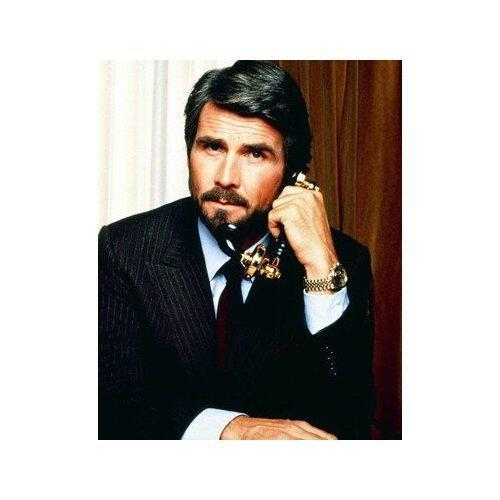
#> input picture Lab4/TRAINING/image_A0166.jpg, 500 x 500 px
$ python find_duplicates.py -d ../TRAINING
#> lines starting #> are read from the running program, lines starting #| are printed output that depends on the picture
import os
import numpy as np
import argparse
import cv2
import os

# NOTE: This code is not original, it was taken from https://pyimagesearch.com/2020/04/20/detect-and-remove-duplicate-images-from-a-dataset-for-deep-learning/
# The original code was written by Adrian Rosebrock

def dhash(image, hashSize=8):
	# convert the image to grayscale and resize the grayscale image,
	# adding a single column (width) so we can compute the horizontal
	# gradient
	gray = cv2.cvtColor(image, cv2.COLOR_BGR2GRAY)
	resized = cv2.resize(gray, (hashSize + 1, hashSize))
	# compute the (relative) horizontal gradient between adjacent
	# column pixels
	diff = resized[:, 1:] > resized[:, :-1]
	# convert the difference image to a hash and return it
	return sum([2 ** i for (i, v) in enumerate(diff.flatten()) if v])


def parse_args() -> argparse.Namespace:
    parser = argparse.ArgumentParser(description="Find duplicates in a dataset")

    esclusive_group = parser.add_mutually_exclusive_group(required=True)
    esclusive_group.add_argument("--dataset", '-d', type=str, help="Path to the dataset")
    esclusive_group.add_argument("--compare-datasets", '-c', nargs=2, metavar=('dataset1', 'dataset2'), help="Path to the two datasets. It will find duplicates between datasets, but not within them")

    parser.add_argument("--remove", '-r', required=False, help="Whether or not duplicates should be removed (i.e., dry run)", action='store_true', default=False)

    return parser.parse_args()


def compute_hashes(dataset: str, hashSize=8) -> dict[int, list[str]]:
    # Get image paths
#> called with dataset = '../TRAINING', hashSize = 8
    image_filenames = [f for f in os.listdir(dataset) if f.endswith(".jpg")]
    image_paths = [os.path.join(dataset, f) for f in image_filenames]

    # grab the paths to all images in our input dataset directory and
    # then initialize our hashes dictionary
    print("[INFO] computing image hashes...")
    hashes = {}

    # loop over our image paths
    for imagePath in image_paths:
        # load the input image and compute the hash
        image = cv2.imread(imagePath)
#> image is the input picture: shape (500, 500, 3); mean B, G, R 167.6, 171.4, 176.7
        h = dhash(image, hashSize=hashSize)
#> in dhash, `gray = cv2.cvtColor(image, cv2.COLOR_BGR2GRAY)`:
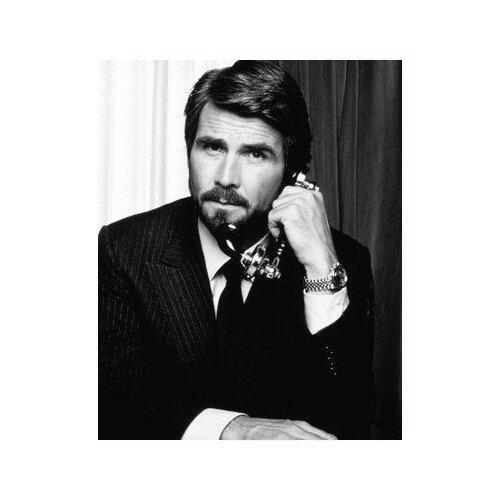
#> gray: shape (500, 500); min 0, max 255, mean 172.6
#> h = 21467261514565632
        # grab all image paths with that hash, add the current image
        # path to it, and store the list back in the hashes dictionary
        p = hashes.get(h, [])
#> p = []
        p.append(imagePath)
        hashes[h] = p
#> pass 2 of the loop in compute_hashes, `for imagePath in image_paths:`:
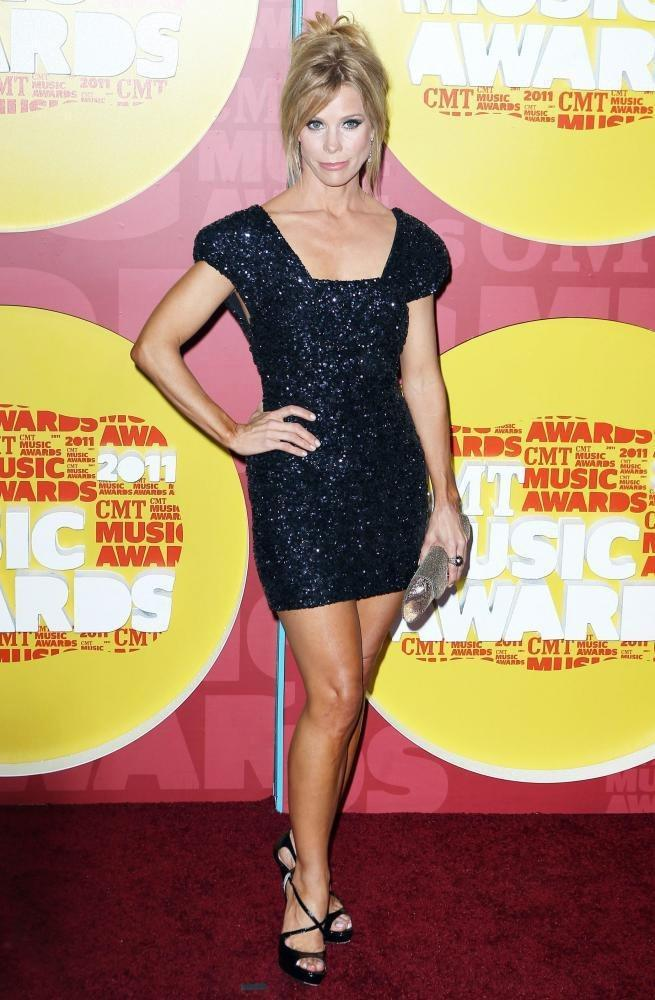
#> input picture Lab4/TRAINING/image_A0643.jpg, 655 x 1000 px
#> in compute_hashes, image is the input picture: shape (1000, 655, 3); mean B, G, R 107.2, 136.1, 171.9
#> in dhash (call 2), `gray = cv2.cvtColor(image, cv2.COLOR_BGR2GRAY)`:
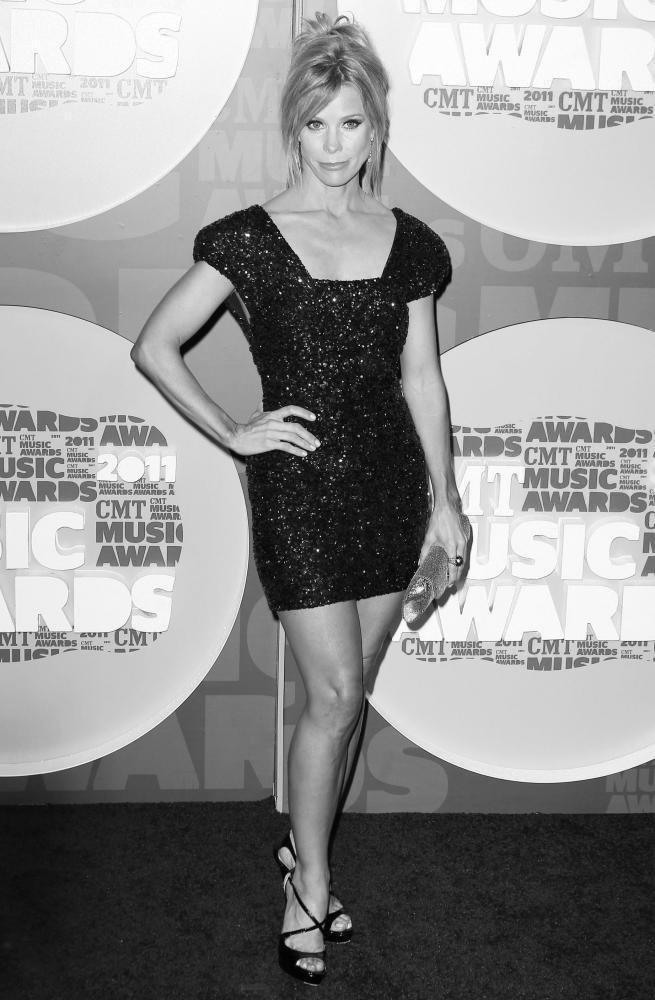
#> gray: shape (1000, 655); min 0, max 255, mean 143.6
#> h = 10641754278192097585
    return hashes


def remove_duplicates_within(hashes: dict[int, list[str]], remove: bool = False) -> None:
    # loop over the image hashes
    for (h, hashedPaths) in hashes.items():
        # check to see if there is more than one image with the same hash
        if len(hashedPaths) > 1:

            # check to see if this is a dry run
            if remove is False:
                # initialize a montage to store all images with the same
                # hash
                montage = None
                # loop over all image paths with the same hash
                for p in hashedPaths:
                    # load the input image and resize it to a fixed width
                    # and heightG
                    image = cv2.imread(p)
                    image = cv2.resize(image, (150, 150))
                    # if our montage is None, initialize it
                    if montage is None:
                        montage = image
                    # otherwise, horizontally stack the images
                    else:
                        montage = np.hstack([montage, image])
                # show the montage for the hash
                print("[INFO] hash: {}".format(h))
                for p in hashedPaths:
                    print(f"\t{p}")
                cv2.imshow("Montage", montage)
                cv2.waitKey(0)

            # otherwise, we'll be removing the duplicate images
            else:
                # loop over all image paths with the same hash *except*
                # for the first image in the list (since we want to keep
                # one, and only one, of the duplicate images)
                for p in hashedPaths[1:]:
                    os.remove(p)


def remove_duplicates_between(hashes1: dict[int, list[str]], hashes2: dict[int, list[str]], remove: bool = False) -> None:
    # loop over the image hashes
    for (h, hashedPaths) in hashes2.items():
        # check to see if there is more than one image with the same hash
        if h in hashes1:
            # check to see if this is a dry run
            if remove is False:
                # initialize a montage to store all images with the same
                # hash
                montage = None
                # loop over all image paths with the same hash
                all_hashpaths = hashes1[h] + hashedPaths
                for p in all_hashpaths:
                    # load the input image and resize it to a fixed width
                    # and heightG
                    image = cv2.imread(p)
                    image = cv2.resize(image, (150, 150))
                    # if our montage is None, initialize it
                    if montage is None:
                        montage = image
                    # otherwise, horizontally stack the images
                    else:
                        montage = np.hstack([montage, image])
                # show the montage for the hash
                print("[INFO] hash: {}".format(h))
                for p in hashedPaths:
                    print(f"\t{p}")
                cv2.imshow("Montage", montage)
                cv2.waitKey(0)

            # otherwise, we'll be removing the duplicate images
            else:
                # loop over all image paths with the same hash *except*
                # for the first image in the list (since we want to keep
                # one, and only one, of the duplicate images)
                for p in hashedPaths[1:]:
                    os.remove(p)


if __name__ == '__main__':
	# construct the argument parser and parse the arguments
    args = parse_args()

    remove = args.remove
    if args.compare_datasets:
        dataset_1, dataset_2 = args.compare_datasets
        dataset_1_hashes = compute_hashes(dataset_1, hashSize=4)
        dataset_2_hashes = compute_hashes(dataset_2, hashSize=4)
        remove_duplicates_between(dataset_1_hashes, dataset_2_hashes, remove=remove)
    else:
        dataset = args.dataset
        hashes = compute_hashes(dataset, hashSize=8)
#> hashes = {21467261514565632: ['../TRAINING/image_A0166.jpg'], 10641754278192097585: ['../TRAINING/image_A0643.jpg']}
        remove_duplicates_within(hashes, remove)
#> pass 2 of the loop in remove_duplicates_within, `for (h, hashedPaths) in hashes.items():`:
